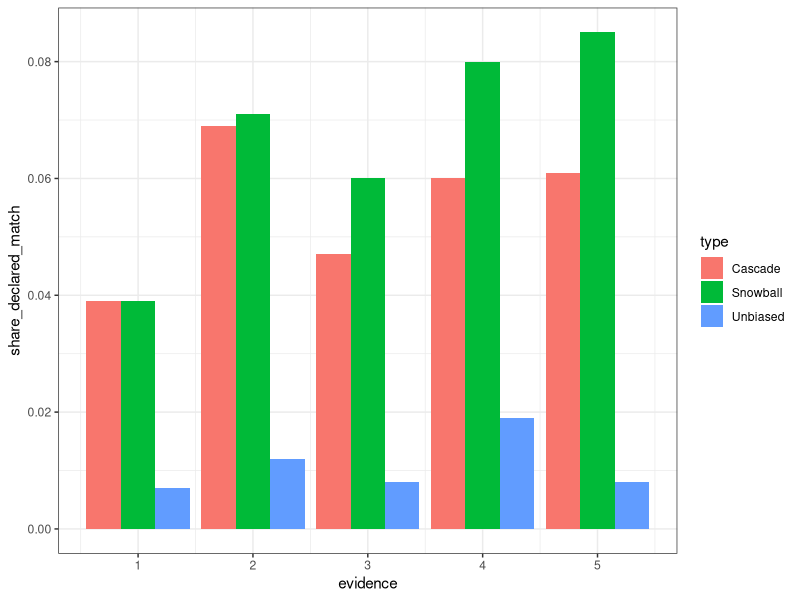

The R script that drew this image:
# Snowball bias

rm(list = ls())
library(ggplot2)
library(dplyr)

# basics
N = 10 #number of suspects
Pi = .15 #share in pop w I=1
Pi_E = Pi #prob I=1 if E0 (set to constant over pieces of evidence for simplicity)
Pi_EC = Pi #prob I=1 if E0^C (set to constant over pieces of evidence for simplicity)
Prior = 1/N

# 6 kinds of bias

# how do they incorporate true m? (assume corectly incorporates true matches (so non-tilde biases are the same as for cascade)
mtrue.func <- function(m) 0 

# bias if see true matches
d_impute <- function(i,m, share.miss){ share.miss + i/2 + 1 + mtrue.func(m)}
d_I <- function(i,m){ (2-(1-i)/(1-Pi)) + mtrue.func(m) }
d_peer <- function(m){1 + mtrue.func(m)}
delta.func <- function(i,m, share.miss) {d_impute(i, m, share.miss)*d_I(i,m)*d_peer(m)}

# how do they incorporate estimated m? 
m.func <- function(m) sum(m>=1) 

# bias if see estimated matches
dt_impute <- function(i,m,share.miss){ 1 }
dt_I <- function(i,m){ 1 }
dt_peer <- function(m){m.func(m) + 1}
delta.tilde.func <- function(i,m,share.miss) {dt_impute(i, m, share.miss)*dt_I(i,m)*dt_peer(m)}

total.bias <- function(i,m,mhat,share.miss){delta.func(i,m,share.miss)*delta.tilde.func(i,mhat,share.miss)}

g = 0 # 0 means not guilty
i = 1 # 1 means has characteristic
k = 5 # pieces of evidence

# evidence is binom(10,mu1) if guilty, binom(10,mu0) if not guilty
mu1 = .6; mu0=.4

nsims = 1000
output = list()
temp = c()
for(sim.round in 1:nsims){
  xy = sapply(1:k, function(j) ifelse(g==1, sum(rbinom(10,1,mu1)), sum(rbinom(10,1,mu0))))
  lik.ratio = sapply(xy, function(j) dbinom(j,10,mu1)/dbinom(j,10,mu0))
  
  # missing evidence (decides degree of imputation)
  share.miss = rbeta(k,1,3)
  
  mhat <- m <- m.cascade <- rep(NA,k)
  m <- sapply(1:k, function(x) lik.ratio[x] * (Pi_E/Pi_EC) * 1/N)
  m.cascade <- sapply(1:k, function(x) delta.func(i,m[x],share.miss[x])*m[x])
  mhat[1] <- m.cascade[1]
  
  for(j in 2:k){mhat[j] <- total.bias(i,m[c(1:(j-1))],mhat[c(1:(j-1))], share.miss[j])*m[j]}
  
  output[[sim.round]] <- data.frame(posterior = c(m,m.cascade,mhat),
                       type = rep(c("Unbiased","Cascade","Snowball"), each = k),
                       evidence = rep(1:k,3),
                       round = rep(i,k*3))
}
sim.out = do.call(rbind, output)
summary = sim.out %>%
  group_by(type,evidence) %>%
  summarise(share_declared_match = mean(posterior>=1))

g <- ggplot(summary, aes(x = evidence, y = share_declared_match, fill = type))+
  geom_bar(stat = 'identity', position = 'dodge')+
  theme_bw()

g
